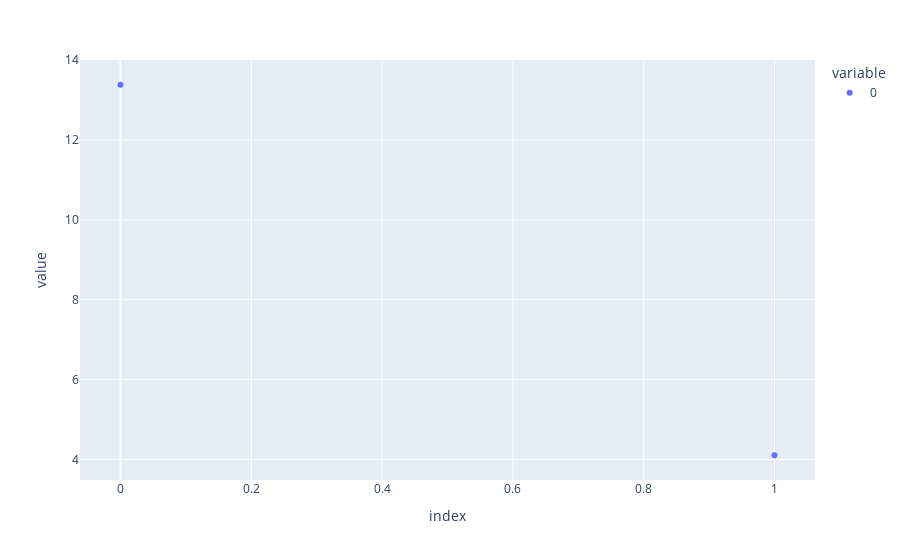

Notebook source saved alongside this figure:
### Code cell
px.scatter(res[0])

### Figure 1 — Plotly figure (JSON) as saved in the notebook; plotly's stock layout.template omitted (floating-point values rounded to 4 significant figures)
{"data": [{"hovertemplate": "variable=0<br>index=%{x}<br>value=%{y}<extra></extra>", "legendgroup": "0", "marker": {"color": "#636efa", "symbol": "circle"}, "mode": "markers", "name": "0", "orientation": "v", "showlegend": true, "type": "scatter", "x": [0, 1], "xaxis": "x", "y": [13.39, 4.106], "yaxis": "y"}], "layout": {"legend": {"title": {"text": "variable"}, "tracegroupgap": 0}, "margin": {"t": 60}, "xaxis": {"anchor": "y", "domain": [0, 1], "title": {"text": "index"}}, "yaxis": {"anchor": "x", "domain": [0, 1], "title": {"text": "value"}}}}
